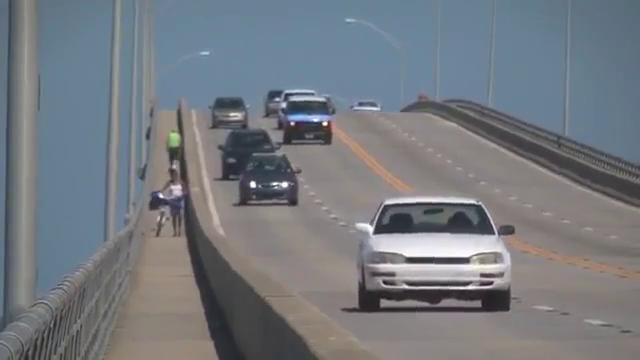
#> input picture frame 91 of Images/Video_Car.mp4, 640 x 360 px, given in place of Video.avi, which was not available
$ jupyter execute VideoEdge.ipynb
#> lines starting #> are read from the running program, lines starting #| are printed output that depends on the picture; after the words box and inside, x2 and y2 are one past the last pixel; in counts of white or black regions, pixels touching at a corner belong together; pictures that were not available may be replaced by others from this repository, and a replacement may not be noted
[cell 1]
import cv2

cap = cv2.VideoCapture("C:\\Users\\sansk\\OneDrive\\Desktop\\Projects\\IITB OpenCV\\Images\\Video.avi")

while (cap.isOpened()):
    ret, frame = cap.read()
#> frame is the input picture: shape (360, 640, 3); mean B, G, R 127.8, 121.7, 116.8
    frame = cv2.resize(frame, (840,680), fx = 200, fy = 300,
                       interpolation = cv2.INTER_NEAREST)
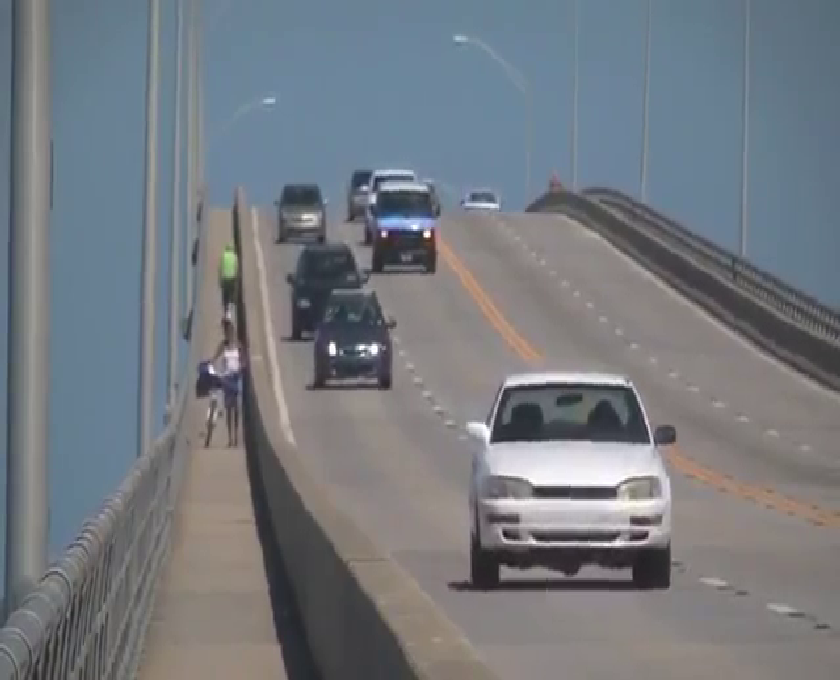
#> frame: shape (680, 840, 3); mean B, G, R 127.8, 121.7, 116.8
    cv2.imshow('Original', frame)

    # convert BGR format to Grayscale
    img_g = cv2.cvtColor(frame, cv2.COLOR_BGR2GRAY)
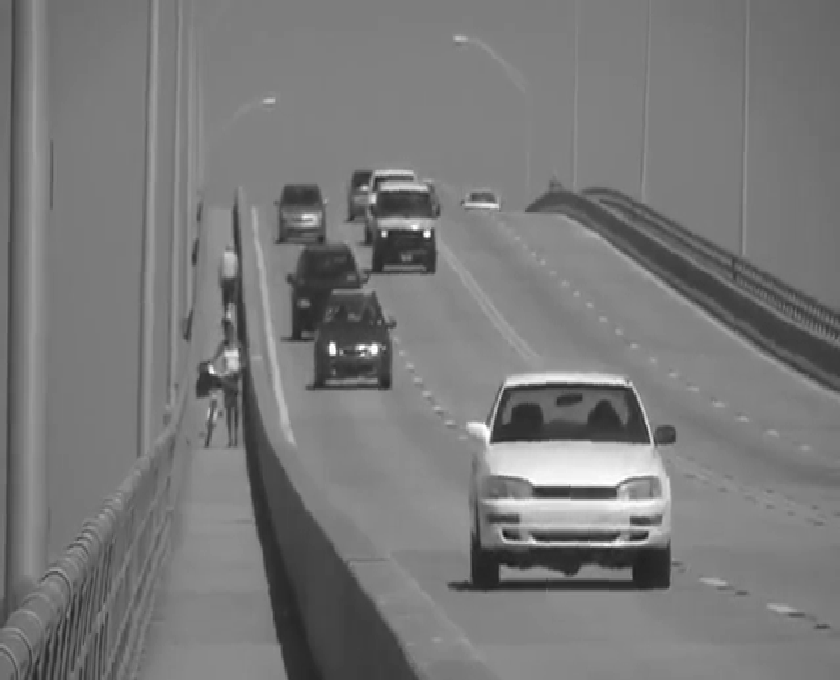
#> img_g: shape (680, 840); min 24, max 255, mean 120.9

    edges_low = cv2.Canny(img_g, 50, 150)
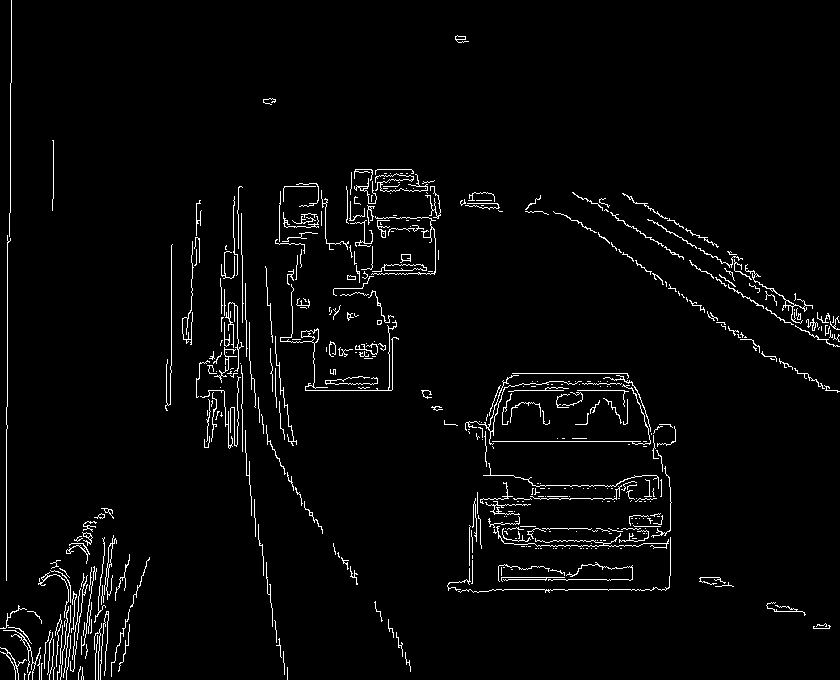
#> edges_low: shape (680, 840); 3% white in thin lines or dots
    edges_high = cv2.Canny(img_g, 150, 220)
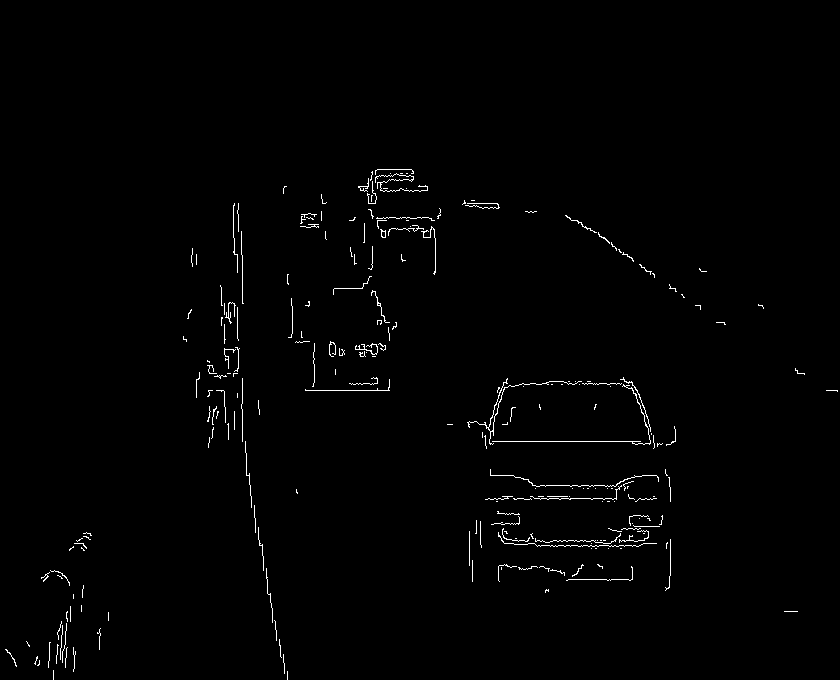
#> edges_high: shape (680, 840); 0.98% white in thin lines or dots, all inside (x1, y1, x2, y2) = (5, 169, 838, 680)

    cv2.imshow('original',frame)
    cv2.imshow('Edges',edges_low)
    cv2.imshow('Edges High',edges_high)

    k = cv2.waitKey(60) & 0xFF
#> (key q is pressed here)
    if k == ord('q') or k == 27:
        break

cap.release()
cv2.destroyAllWindows()

$ run again, starting later in the video
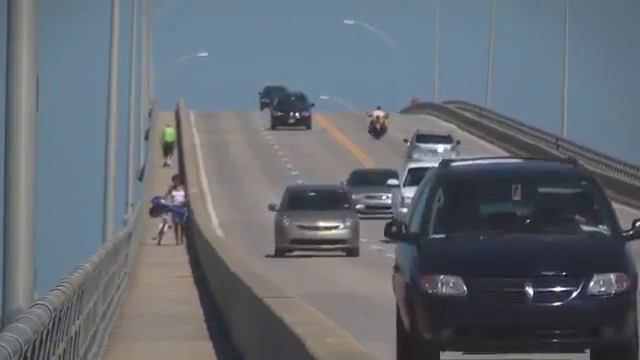
#> input picture frame 412 of Images/Video_Car.mp4, 640 x 360 px, given in place of Video.avi, which was not available
#> frame is the input picture: shape (360, 640, 3); mean B, G, R 114.8, 107.1, 100.1
#> frame: shape (680, 840, 3)
#> `edges_low = cv2.Canny(img_g, 50, 150)`:
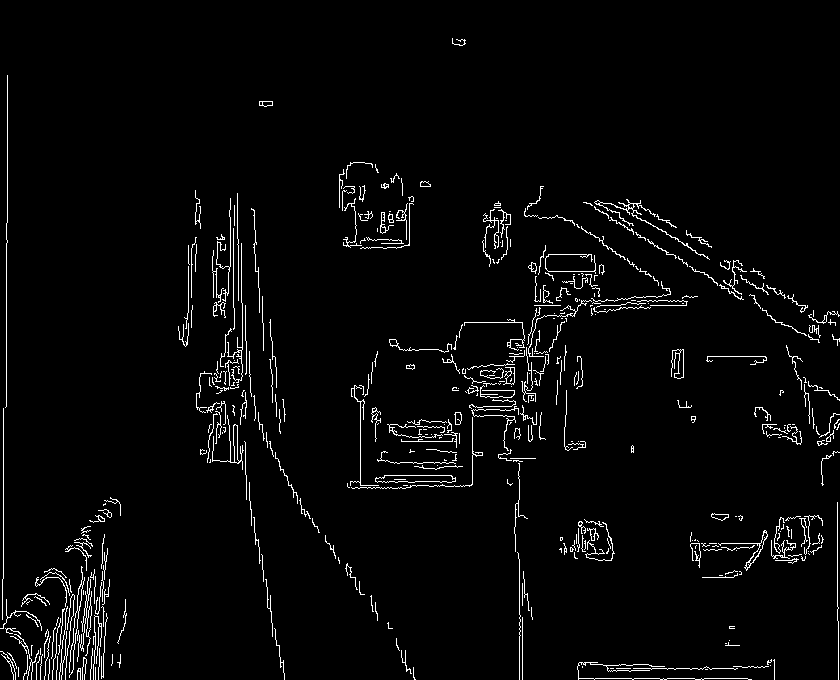
#> edges_low: shape (680, 840); 3% white in thin lines or dots
#> `edges_high = cv2.Canny(img_g, 150, 220)`:
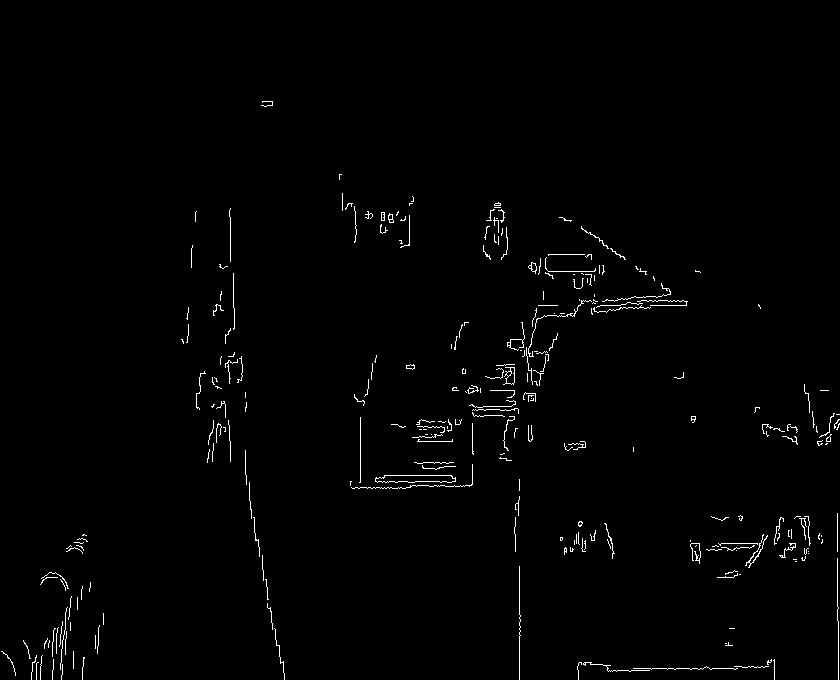
#> edges_high: shape (680, 840); 1.1% white in thin lines or dots, all inside (x1, y1, x2, y2) = (1, 101, 840, 680)

$ run again, starting later in the video
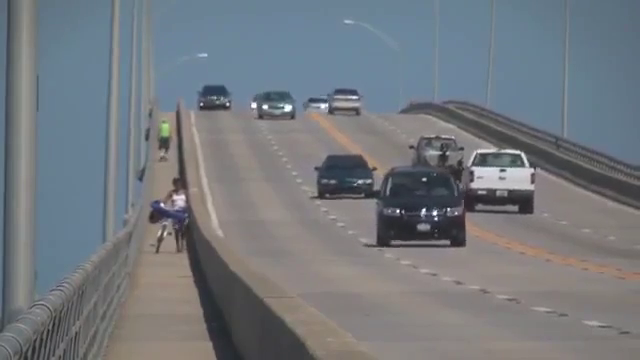
#> input picture frame 732 of Images/Video_Car.mp4, 640 x 360 px, given in place of Video.avi, which was not available
#> frame is the input picture: shape (360, 640, 3); mean B, G, R 126.3, 120.7, 115.8
#> frame: shape (680, 840, 3)
#> `edges_low = cv2.Canny(img_g, 50, 150)`:
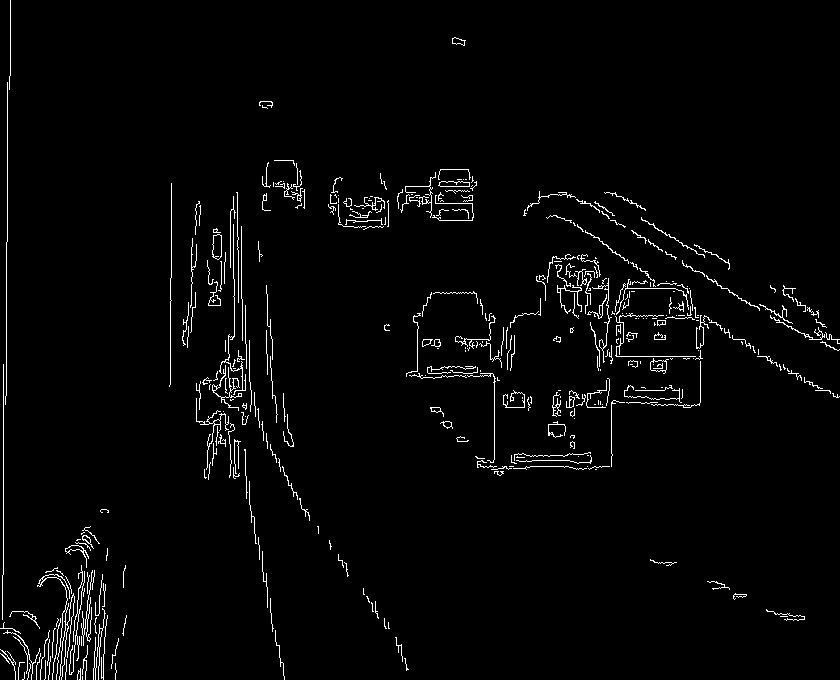
#> edges_low: shape (680, 840); 2.5% white in thin lines or dots
#> `edges_high = cv2.Canny(img_g, 150, 220)`:
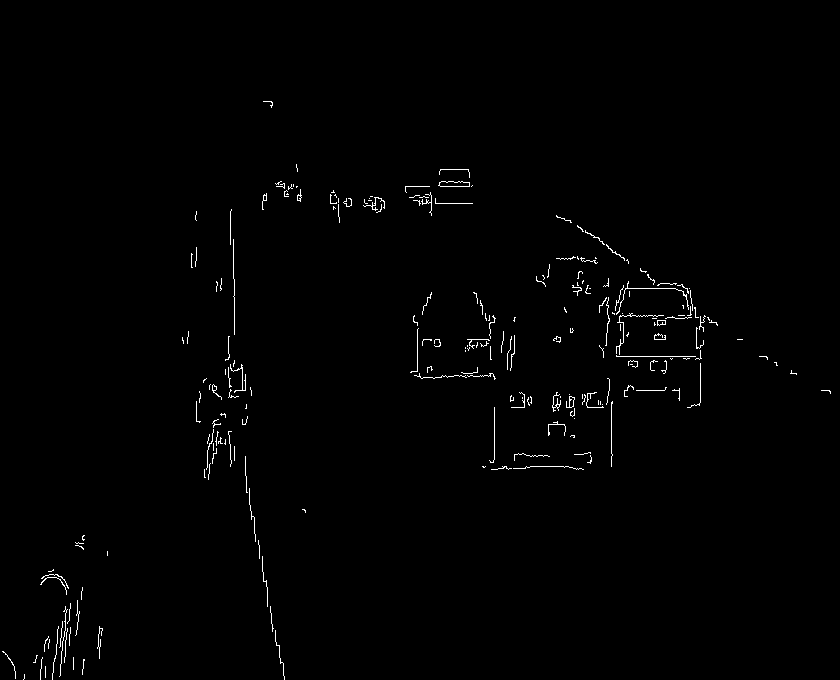
#> edges_high: shape (680, 840); 0.84% white in thin lines or dots, all inside (x1, y1, x2, y2) = (2, 101, 831, 680)
